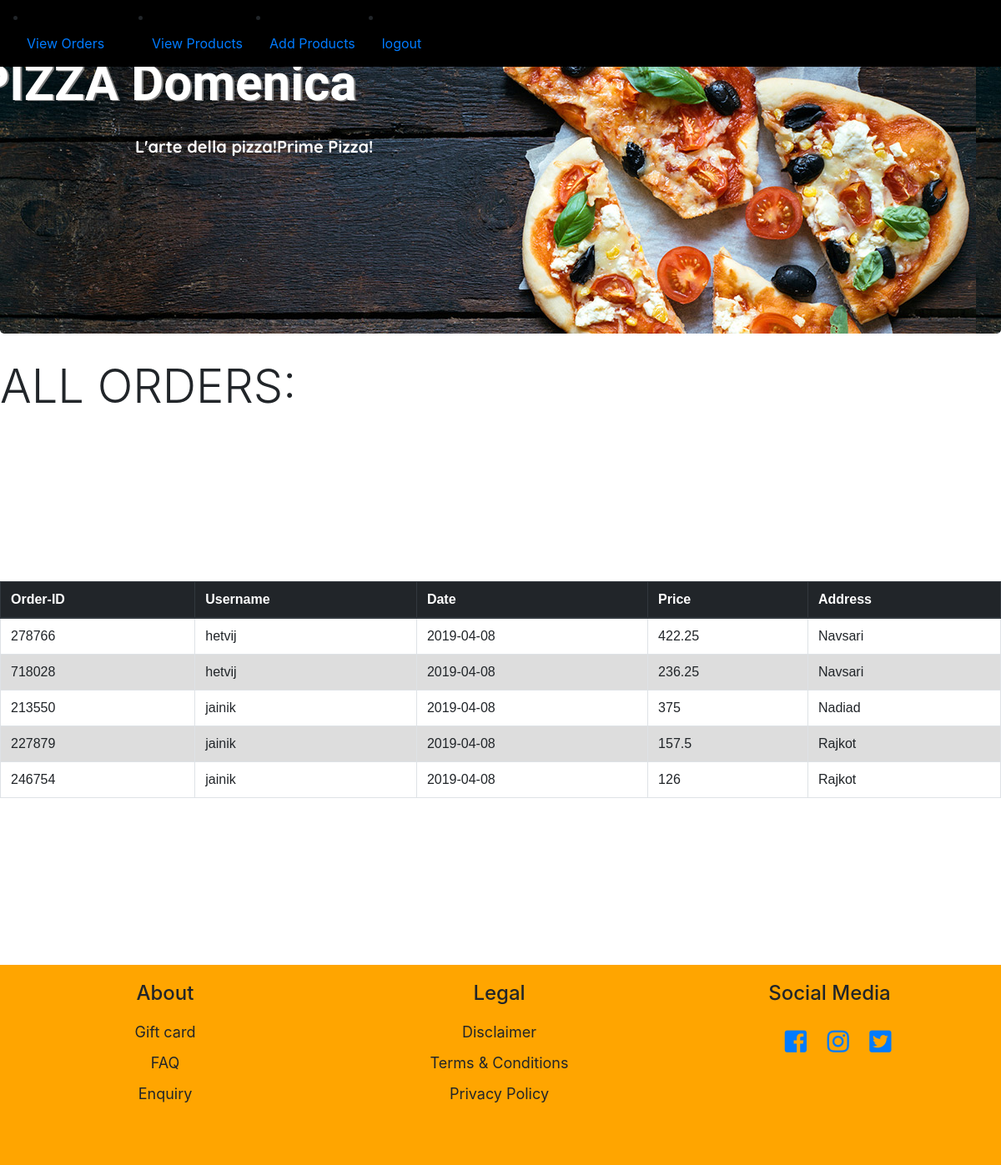
The page /vieworder.php (signed in) on the database its author committed.
### tables this page shows
CREATE TABLE `orders` (
  `username` varchar(25) NOT NULL,
  `order_id` varchar(6) NOT NULL,
  `date` date NOT NULL,
  `delivery_address` varchar(255) NOT NULL,
  `total` float NOT NULL
);

### vieworder.php (the view, shortened to what this page needs)
<?php
include_once("connect.php");
include("adminheader.php");
$sql="select order_id,username,date,total,delivery_address from orders ";
$result = $pdo->prepare($sql);
$result->execute();
?>
<html>
<head>
</head>
<body>
    <div class="swe1">
        <h4 class="display-4" style="margin-top: 30px;">ALL ORDERS:</h4>
    </div>
    <div class="sai" style="margin-top: 200px;margin-bottom: 200px;">
    <table class="table table-hover table-bordered">
    <thead class="thead-dark">
    <tr>
        <th scope="row">Order-ID</th>
        <th scope="row">Username</th>
        <th scope="row">Date</th>
        <th scope="row">Price</th>
        <th scope="row">Address</th>
    </tr>
</thead>
    <?php
    while($row = $result->fetch(PDO::FETCH_ASSOC)) {
        echo "<tr>";
        echo "<td>".$row['order_id']."</td>";
        echo "<td>".$row['username']."</td>";
        echo "<td>".$row['date']."</td>";
        echo "<td>".$row['total']."</td>";
        echo "<td>".$row['delivery_address']."</td>";
        echo "</tr>";
    }
    ?>
    </table>
</div>
</body>
<?php include('footer.php');?>
</html>

### login.css (style rules this page uses)
body { font-family: sans-serif; }

### menu.css (style rules this page uses)
* { box-sizing: border-box; text-decoration: none!important; }
table { font-family: arial, sans-serif; border-collapse: collapse; height: 200px; }
td, th { border: 1px solid #dddddd; padding: 8px; }
tr:nth-child(even) { background-color: #dddddd; }

### registration.css (style rules this page uses)
body { background: #efefef; font-size: 16px; color: #777; font-family: sans-serif; font-weight: 300; }

### adminheader.php (style rules this page uses)
body { background-color: black; }

### rows shown on the page
orders: order "278766", username "hetvij", date "2019-04-08", total "422.25", delivery_address "Navsari"
orders: order "718028", username "hetvij", date "2019-04-08", total "236.25", delivery_address "Navsari"
orders: order "213550", username "jainik", date "2019-04-08", total "375", delivery_address "Nadiad"
orders: order "227879", username "jainik", date "2019-04-08", total "157.5", delivery_address "Rajkot"
orders: order "246754", username "jainik", date "2019-04-08", total "126", delivery_address "Rajkot"
